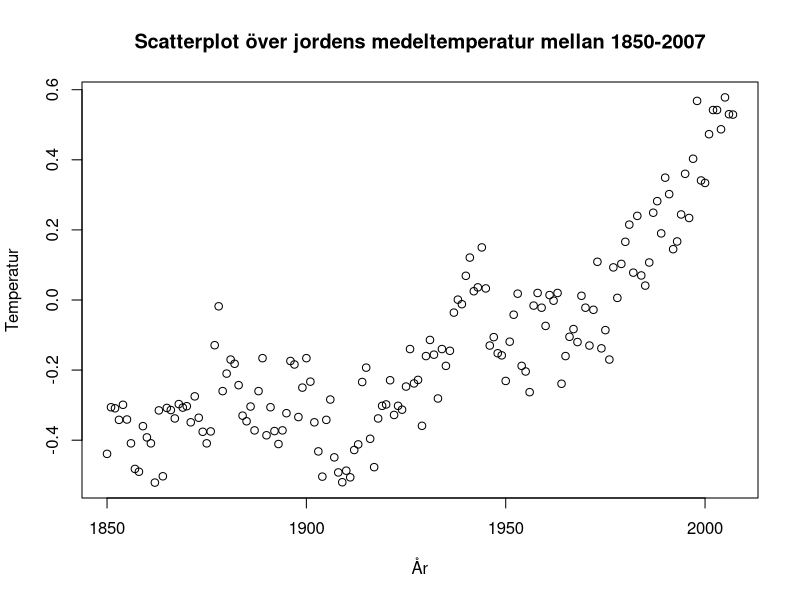
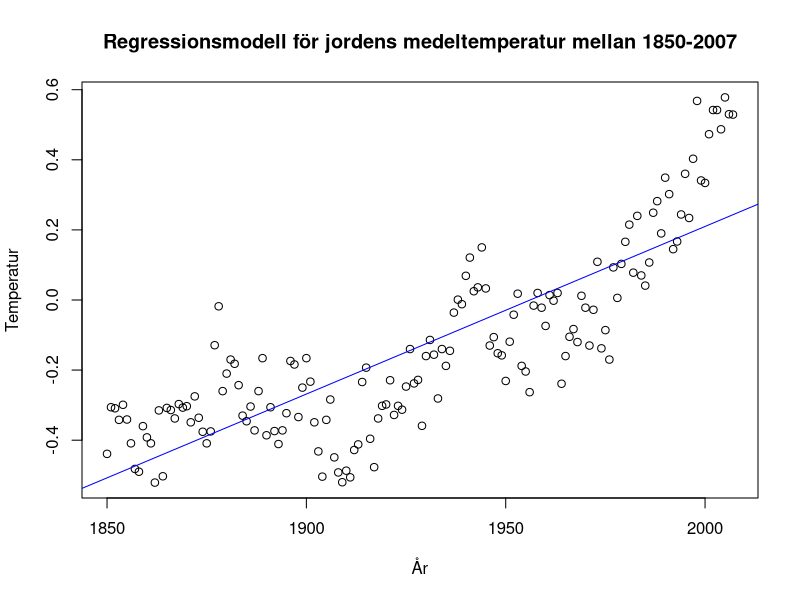
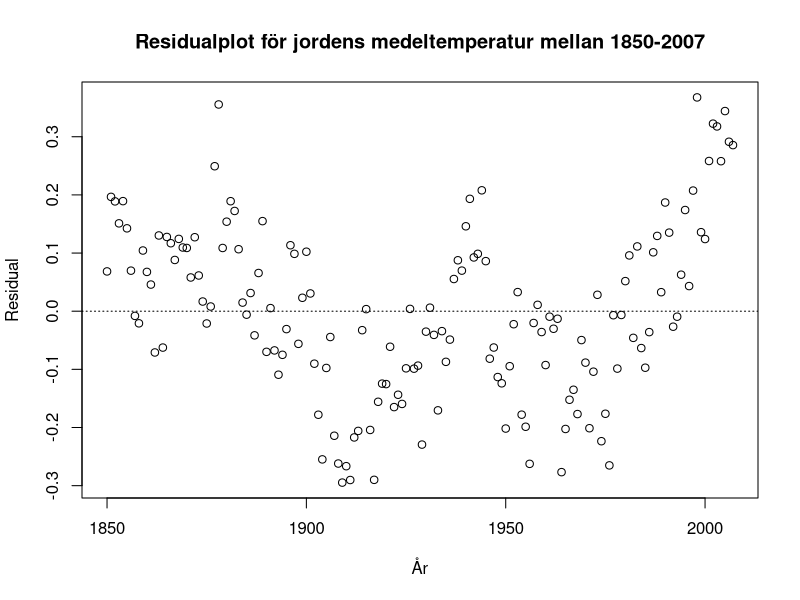
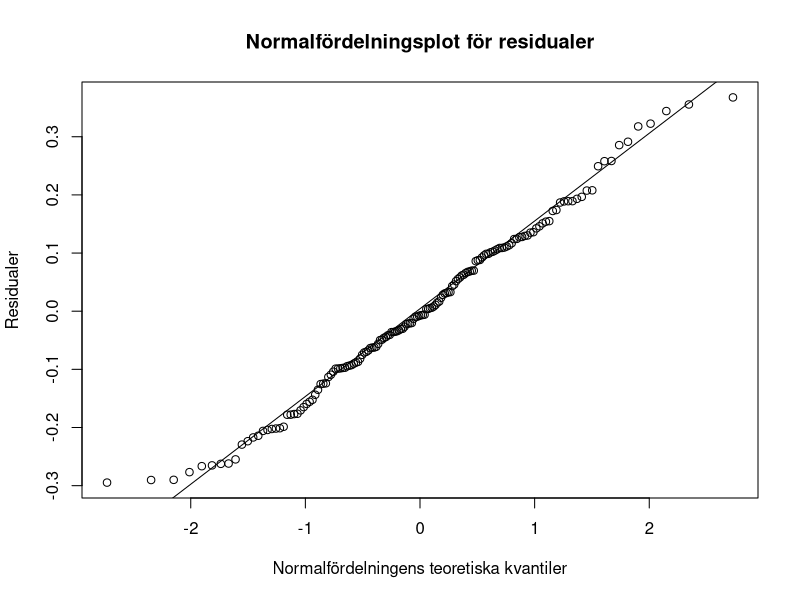
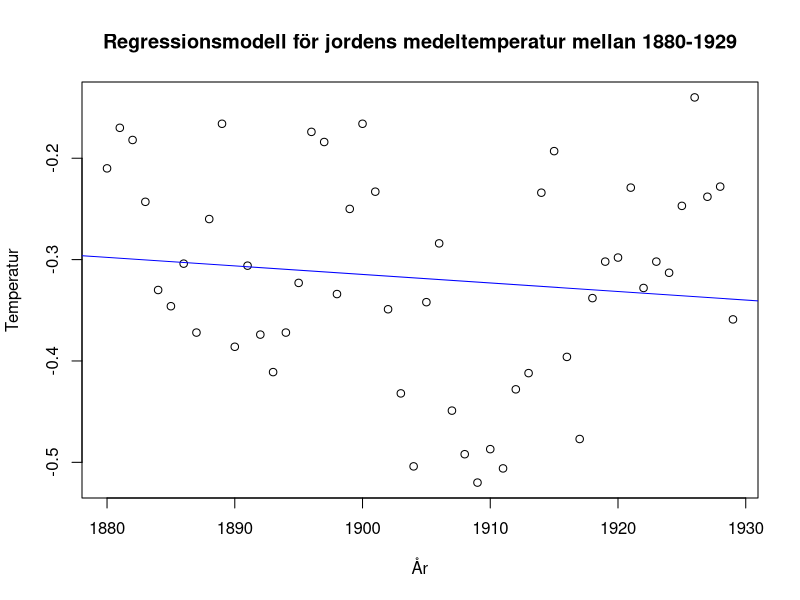
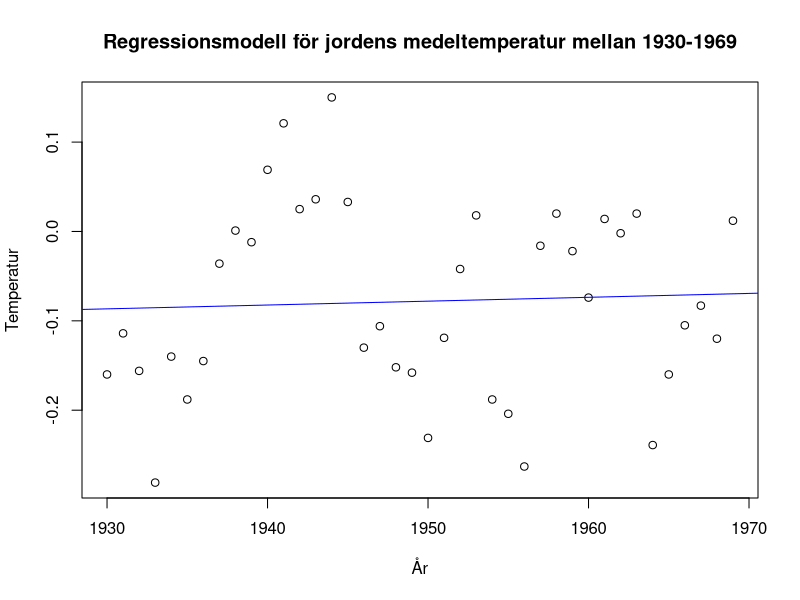
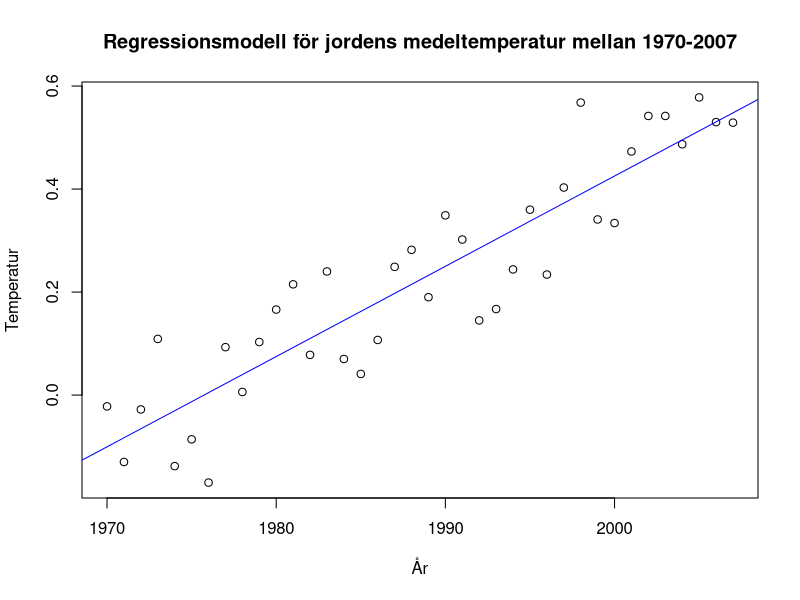
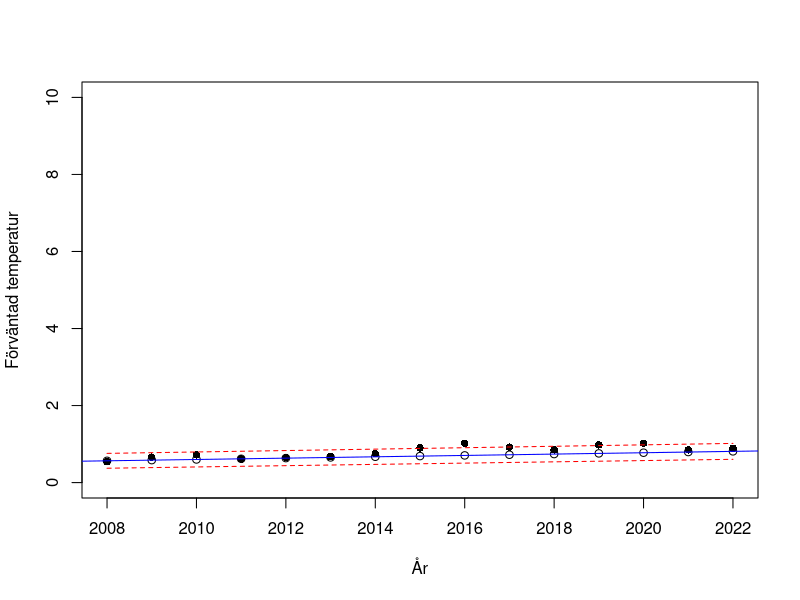

Generate these figures, in order, with R:
## ---- chunk 1
df <- read.csv("temperatur.csv", header = TRUE)
plot(df$år, df$temperatur, xlab = "År", ylab = "Temperatur",main = 'Scatterplot över jordens medeltemperatur mellan 1850-2007')
## ---- chunk 2
df <- read.csv("temperatur.csv", header = TRUE)
modell <- lm(temperatur ~ år, data = df)
summary(modell)
plot(df$år, df$temperatur, xlab = "År", ylab = "Temperatur",main = 'Regressionsmodell för jordens medeltemperatur mellan 1850-2007')
abline(modell, col = "blue")
## ---- chunk 3
residual <- modell$residuals
plot(df$år, residual, xlab ="År", ylab="Residual", main = 'Residualplot för jordens medeltemperatur mellan 1850-2007')
abline(a = 0, b = 0, lty = "dotted")
qqnorm(residual,main = 'Normalfördelningsplot för residualer',xlab = 'Normalfördelningens teoretiska kvantiler', ylab = 'Residualer')
qqline(residual)
## ---- chunk 4
df1 <- subset(df, år >= 1880 & år <=1929)
#plot(df1$år, df1$temperatur, xlab = "År", ylab = "Temperatur")
modell1 <- lm(temperatur ~ år, data = df1)
summary(modell1)
plot(df1$år, df1$temperatur, xlab = "År", ylab = "Temperatur",main = 'Regressionsmodell för jordens medeltemperatur mellan 1880-1929')
abline(modell1, col = "blue")
## ---- chunk 5
df2 <- subset(df, år >= 1930 & år <=1969)
modell2 <- lm(temperatur ~  år, data = df2)
summary(modell2)
plot(df2$år, df2$temperatur, xlab = "År", ylab = "Temperatur",main = 'Regressionsmodell för jordens medeltemperatur mellan 1930-1969')
abline(modell2, col = "blue")
## ---- chunk 6
df3 <- subset(df, år >= 1970 & år <=2007)
modell3 <- lm(temperatur ~ år, data = df3)
summary(modell3)
plot(df3$år, df3$temperatur, xlab = "År", ylab = "Temperatur",main = 'Regressionsmodell för jordens medeltemperatur mellan 1970-2007')
abline(modell3, col = "blue")
## ---- chunk 7
p_value <- summary(modell3)$coefficients[2, 4]
print(p_value)
if (p_value < 0.05) {
  print("Nollhypotesen förkastas. Det finns en positiv trend.")
} else {
  print("Nollhypotesen kan inte förkastas. Ingen signifikant trend observeras.")
}
## ---- chunk 8
df_test <- read.csv("temperatur_test.csv", header = TRUE)
## ---- chunk 9
pred_all <- predict(modell, newdata= df_test, interval = 'predict')
pred_3 <- predict(modell3, newdata= df_test, interval = 'predict')
## ---- chunk 10
mse <- function(y_actual, y_pred){
diff <- y_actual - y_pred
sqr_diff <- diff^2
mse <- mean(sqr_diff)
return(mse)
}
## ---- chunk 11
y_actual<- df_test$temperatur
## ---- chunk 12
mse_all <- mse(y_actual, pred_all)  # predict with all period
rmse_all <- sqrt(mse_all)
print(paste("Root Mean Squared Error:", round (rmse_all,3)))
## ---- chunk 13
mse_3 <- mse(y_actual, pred_3)  # predict with 1970-2007
rmse_3 <- sqrt(mse_3)
print(paste("Root Mean Squared Error:", round (rmse_3,3)))
## ---- chunk 14
pred_all_19702007 <- predict(modell, newdata = df3, interval = "predict")
pred_3_19702007 <- predict(modell3, newdata = df3, interval = "predict")
## ---- chunk 15
y_actual_3 <- df3$temperatur
mse_all_19702007 <- mse(y_actual_3, pred_all_19702007)  # predict with all period
rmse_all_19702007 <- sqrt(mse_all_19702007)
print(paste("Root Mean Squared Error:", round (rmse_all_19702007,3)))
## ---- chunk 16
mse_3_19702007 <- mse(y_actual_3, pred_3_19702007)
rmse_3_19702007 <- sqrt(mse_3_19702007)
print(paste("Root Mean Squared Error:", round (rmse_3_19702007,3)))
## ---- chunk 17
rmse_table <- data.frame(
  Model = c("1850–2007 (Test)", "1970–2007 (Test)", 
            "1850–2007 (Train)", "1970–2007 (Train)"),
  RMSE = round(c(rmse_all, rmse_3, 
           rmse_all_19702007, rmse_3_19702007),4))
knitr::kable(rmse_table, caption = "Summary of RMSE Values for Models")
## ---- chunk 18
y_pred_3 <- pred_3[, 1]
interval_lower <- pred_3[, 2]
interval_upper <- pred_3[, 3]
## ---- chunk 19
plot(df_test$år, y_pred_3, xlab = "År", ylab = "Förväntad temperatur", ylim = c(0,10))
points(df_test$år, df_test$temperatur, pch = 16, col = "black")
lines(df_test$år,interval_lower, col = "red", lty = "dashed")
lines(df_test$år, interval_upper, col = "red", lty = "dashed")
abline(modell3, col = "blue")
